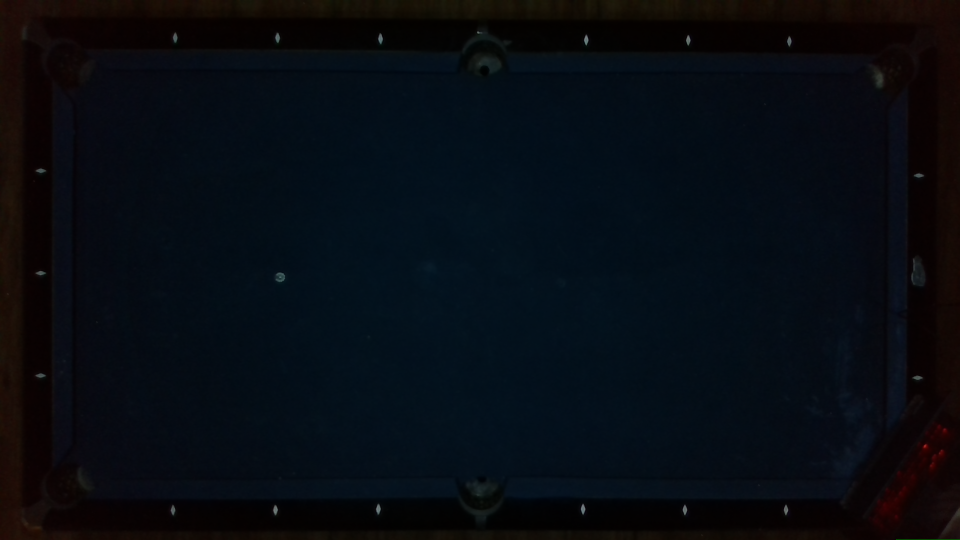
#> input picture Background.png, 1920 x 1080 px (shown at 1/2 size)
$ python Line_Code.py
#> lines starting #> are read from the running program, lines starting #| are printed output that depends on the picture; after the words box and inside, x2 and y2 are one past the last pixel; in counts of white or black regions, pixels touching at a corner belong together
"""
Scratch file to test Geometry calculation for pool cue and ball trajectory.
"""

import numpy as np
import cv2

#given a cue ball point and a vector
cue = [300,600]
vect = [0.707,-0.707]   #vect = [vx,vy,cue_x,cue_y]
slope = vect[1]/vect[0]
r = 20 #Ball radius. Not sure what units but doesn't matter all that much

#and given a variety of other balls
balls = [[600,330]]

#Find whether there is a ball that the cue will hit
#1) draw lines parallel to cue trajectory +- 2R from center of cue
#Line1 = [vect[0],vect[1],cue[0]+vect[0]*2*r,cue[1]+vect[1]*2*r]
#Line2 = [vect[0],vect[1],cue[0]-vect[0]*2*r,cue[1]-vect[1]*2*r]

#~~~~Image to draw circle and lines on
img = cv2.imread('Background.png')
#> img is the input picture: shape (1080, 1920, 3); mean B, G, R 17.9, 11.6, 7.2
cv2.circle(img,(cue[0],cue[1]),r,(0,255,255),3)
#> img: shape (1080, 1920, 3); 0.03% of pixels changed, all inside (x1, y1, x2, y2) = (278, 578, 323, 623)


#2) Find closest ball between the two lines
for i in range(0,len(balls)):
    #find the vector from the cue ball to the other ball
    x_diff = balls[i][0]-cue[0] #find the difference between the ball and cue
    y_diff = balls[i][1]-cue[1]
    ball_dist = np.sqrt(x_diff**2+y_diff**2)  #find the vector magnitude to the ball
    vect_temp = [x_diff/ball_dist, y_diff/ball_dist] #normalized vector to ball
    slope_temp = vect_temp[1]/vect_temp[0] #slope of normalized vector
    theta = np.arctan((np.abs(slope-slope_temp))/(1+slope*slope_temp)) #angle between two vectors
    norm_dist = np.sin(theta)*ball_dist #distance between the ball and the original vector
    if norm_dist < 2*r:
        phi = np.arcsin(norm_dist/(2*r)) #angle of impact (from original line)
        length = np.cos(theta)*ball_dist - np.cos(phi)*2*r #distance along original line to impact point
        #find a normalized vector of the line of impact
        impact = [cue[0]+vect[0]*length,cue[1]+vect[1]*length]
        impvect = [(balls[i][0]-impact[0])/(2*r),(balls[i][1]-impact[1])/(2*r)] #Line of impact normalized vector
        line = [impvect[0],impvect[1],balls[i][0],balls[i][1]] #vect = [vx,vy,cue_x,cue_y]

        #~~~~
        cv2.line(img,(line[2],line[3]),(int(line[2]+line[0]*1000),int(line[3]+line[1]*1000)),(255,0,255),2)
        cv2.circle(img,(int(impact[0]),int(impact[1])),r,(0,255,255),3)
        cv2.line(img,(cue[0],cue[1]),(int(impact[0]),int(impact[1])),(0,255,255),2)

    #~~~~
    cv2.circle(img,(balls[i][0],balls[i][1]),r,(0,255,0),3)
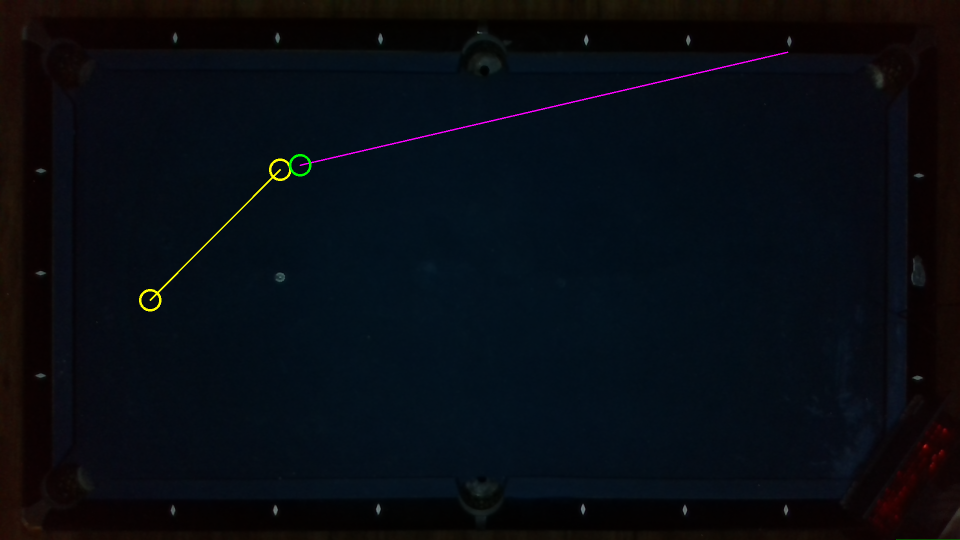
#> img: shape (1080, 1920, 3) (shown at 1/2 size); mean B, G, R 18.2, 12, 7.8

cv2.imshow('FinalExample.png',img)
cv2.waitKey(0)
cv2.destroyAllWindows()
